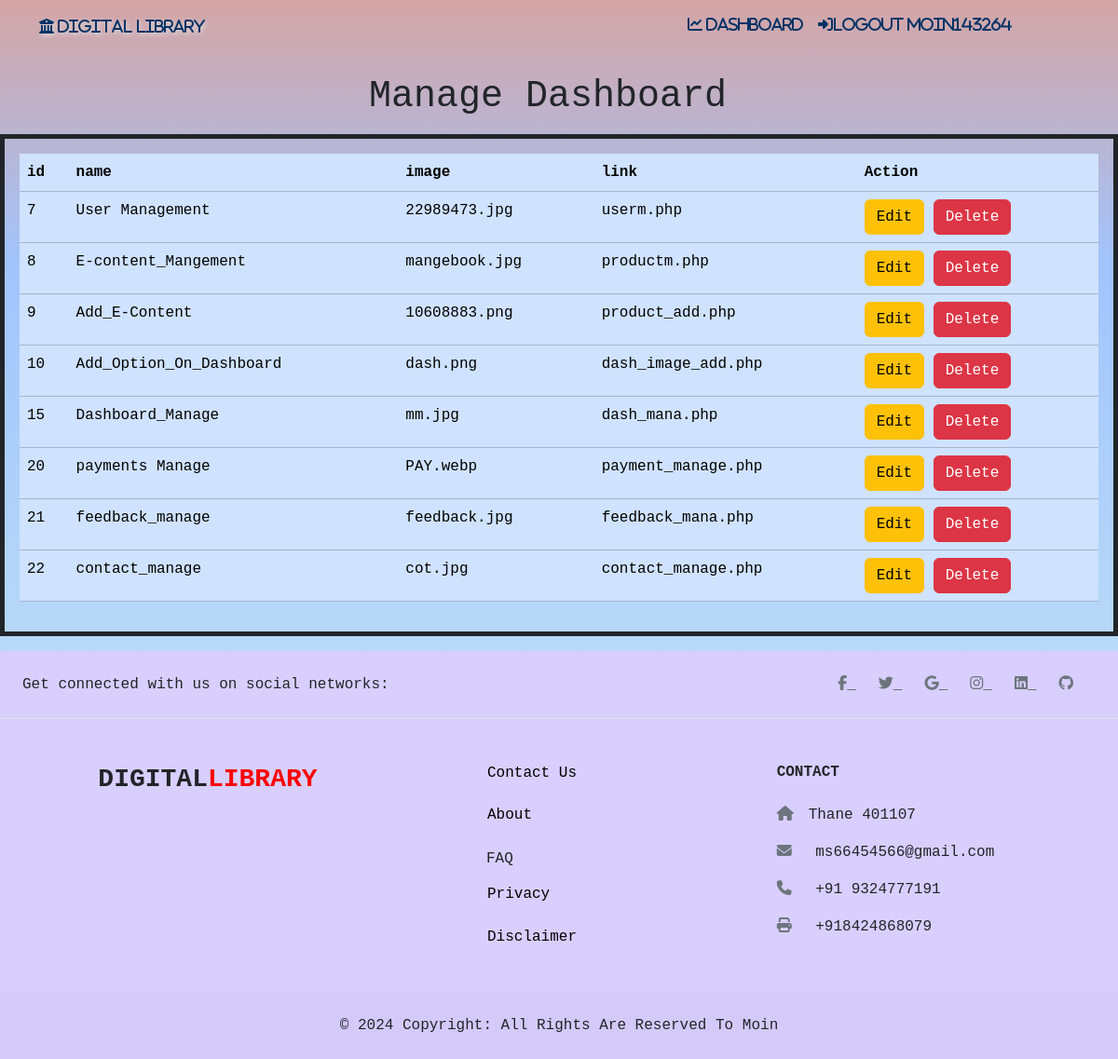
The page /admin/dash_mana.php (signed in) on the database its author committed.
### tables this page shows
CREATE TABLE `dash` (
  `id` int(11) NOT NULL,
  `name` varchar(1000) NOT NULL,
  `image` varchar(1000) NOT NULL,
  `link` varchar(1000) NOT NULL
);

### admin/dash_mana.php (the view, shortened to what this page needs)
<!DOCTYPE html>
<html lang="en">
  <head>
  <link rel="stylesheet" href="../animate.css?v=1.0" />
    <link
      href="https://cdn.jsdelivr.net/npm/bootstrap@5.3.2/dist/css/bootstrap.min.css"
      rel="stylesheet"
    />
    <link
      rel="stylesheet"
      href="https://cdnjs.cloudflare.com/ajax/libs/font-awesome/5.15.4/css/all.min.css"
    />
  </head>
  <body
   class="ocean-breeze"
  >
    <header>
      <nav class="navbar navbar-expand-sm">
        <div class="container">
        <span
        class='fa-solid'
            style="
              color: #003366;
              text-shadow: 2px 2px 4px #ddd;
              text-shadow: #ddd;
            "
          >
          <i class="fas fa-university" style="font-size: 1.0em; color: #003366;">   Digital  Library</i>
          </span>
          <div class="collapse navbar-collapse" id="collapsibleNavId">
            <ul class="navbar-nav ms-auto mt-2 mt-lg-0 mx-5">
            <li class="nav-item">
                <a class="nav-link" href="index.php"
                  ><div class="icon">
                    <i style="color: #003366" class="fa-solid fa-chart-line">
                      Dashboard</i
                    >
                  </div>
                </a>
              </li>
              <li class="nav-item me-3">
                <a class="nav-link active" href="Admin_logout.php"
                  ><div class="sign-in">
                    <i
                      style="color: #003366"
                      class="fa-solid fa-right-to-bracket "
                    >logout    <?php echo isset($_SESSION["logged"]) ? $_SESSION["logged"] : ''; ?></i>
                  </div>
                </a>
              </li>
            </ul>
          </div>
        </div>
      </nav>
    </header>
    <main>
    <?php
include "conn.php";
$sql="select * from dash;";
$result=mysqli_query($conn,$sql);
if (mysqli_num_rows($result)>0) {
    echo "<h1 class='text-center'>Manage Dashboard  <i class='fa-solid fa-bottom-to-bracket' aria-hidden='true'></i></h1>
    <div
        class='container-fluid my-3 p-3 border border-5 border-dark'
    >
        <div
            class='table-responsive'
        >
            <table
                class='table table-primary'
            >
                <thead>
                    <tr>
                        <th scope='col'>id</th>
                        <th scope='col'>name</th>
                        <th scope='col'>image</th>
                        <th scope='col'>link</th>
                        <th scope='col'>Action</th>
                    </tr>
                </thead>
                <tbody>";
    while ($rows = mysqli_fetch_assoc($result)) {
        echo "
        <tr class=''>
            <td scope='row'>{$rows['id']}</td>
            <td>{$rows['name']}</td>
            <td>{$rows['image']}</td>
            <td>{$rows['link']}</td>
            <td scope='row'>
                <a
                    name=''
                    id=''
                    class='btn btn-warning'
                    href='edit_dash.php?id={$rows['id']}'
                    role='button'
                    >Edit</a
                >
                <a
                    name=''
                    id=''
                    class='btn btn-danger'
                    href='delete_dash.php?id={$rows['id']}'
                    role='button'
                    >Delete</a
                >
    </td>
        </tr>";
    }
    echo "
    </tbody>
</table>
</div>
</div>
";
} else {
    echo "something Went Wrong".mysqli_error($conn);
}
?>
    </main>
    <footer>
    </footer>
  </body>
</html>

### rows shown on the page
dash: id "7", name "User Management", image "22989473.jpg", link "userm.php"
dash: id "8", name "E-content_Mangement", image "mangebook.jpg", link "productm.php"
dash: id "9", name "Add_E-Content", image "10608883.png", link "product_add.php"
dash: id "10", name "Add_Option_On_Dashboard", image "dash.png", link "dash_image_add.php"
dash: id "15", name "Dashboard_Manage", image "mm.jpg", link "dash_mana.php"
dash: id "20", name "payments Manage", image "PAY.webp", link "payment_manage.php"
dash: id "21", name "feedback_manage", image "feedback.jpg", link "feedback_mana.php"
dash: id "22", name "contact_manage", image "cot.jpg", link "contact_manage.php"

### other values the page prints
$_SESSION["logged"] "Moin143264"
